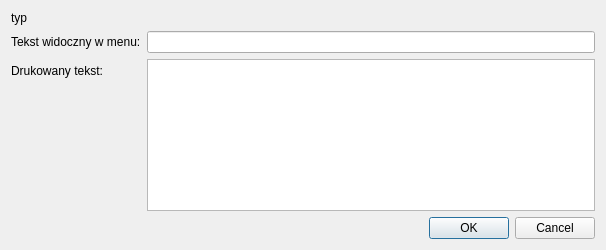
<?xml version="1.0" encoding="UTF-8"?>
<ui version="4.0">
 <class>AddConditionDialog</class>
 <widget class="QDialog" name="AddConditionDialog">
  <property name="geometry">
   <rect>
    <x>0</x>
    <y>0</y>
    <width>606</width>
    <height>250</height>
   </rect>
  </property>
  <property name="windowTitle">
   <string notr="true"/>
  </property>
  <layout class="QFormLayout" name="formLayout">
   <item row="0" column="0">
    <widget class="QLabel" name="label_typ">
     <property name="text">
      <string notr="true">typ</string>
     </property>
    </widget>
   </item>
   <item row="1" column="0">
    <widget class="QLabel" name="label_short">
     <property name="text">
      <string>Tekst widoczny w menu:</string>
     </property>
    </widget>
   </item>
   <item row="1" column="1">
    <widget class="QLineEdit" name="lineEdit_sort"/>
   </item>
   <item row="2" column="0">
    <widget class="QLabel" name="label_long">
     <property name="text">
      <string>Drukowany tekst:</string>
     </property>
    </widget>
   </item>
   <item row="2" column="1">
    <widget class="QTextEdit" name="textEdit"/>
   </item>
   <item row="3" column="1">
    <widget class="QDialogButtonBox" name="buttonBox">
     <property name="orientation">
      <enum>Qt::Horizontal</enum>
     </property>
     <property name="standardButtons">
      <set>QDialogButtonBox::Cancel|QDialogButtonBox::Ok</set>
     </property>
    </widget>
   </item>
  </layout>
 </widget>
 <resources/>
 <connections>
  <connection>
   <sender>buttonBox</sender>
   <signal>accepted()</signal>
   <receiver>AddConditionDialog</receiver>
   <slot>accept()</slot>
   <hints>
    <hint type="sourcelabel">
     <x>248</x>
     <y>254</y>
    </hint>
    <hint type="destinationlabel">
     <x>157</x>
     <y>274</y>
    </hint>
   </hints>
  </connection>
  <connection>
   <sender>buttonBox</sender>
   <signal>rejected()</signal>
   <receiver>AddConditionDialog</receiver>
   <slot>reject()</slot>
   <hints>
    <hint type="sourcelabel">
     <x>316</x>
     <y>260</y>
    </hint>
    <hint type="destinationlabel">
     <x>286</x>
     <y>274</y>
    </hint>
   </hints>
  </connection>
 </connections>
</ui>
